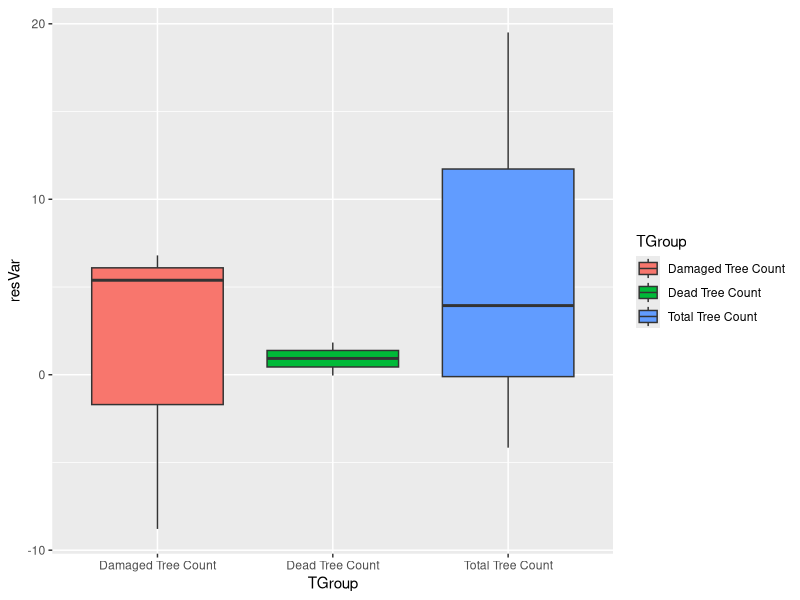
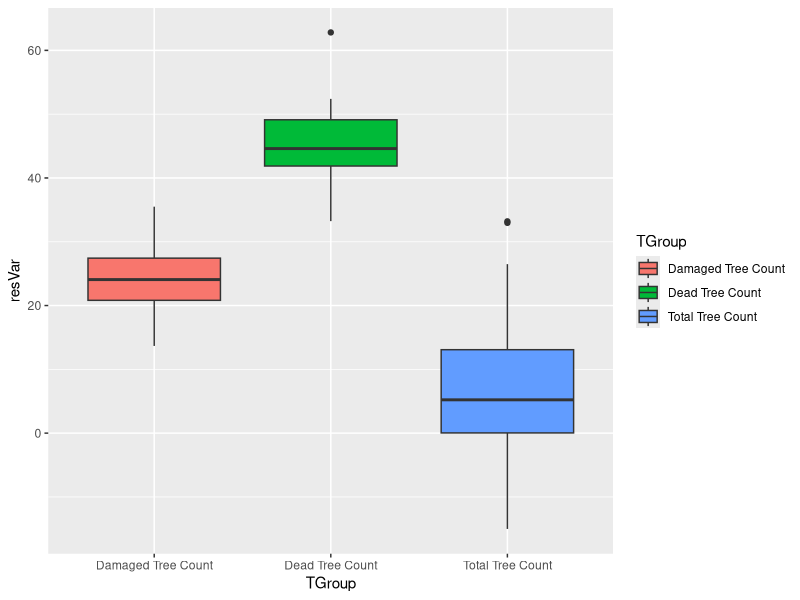

These charts were generated, in order, by the following R code:
## ---- chunk 1
knitr::opts_chunk$set(echo = TRUE)
## ---- chunk 2
library(tidyverse)
library(readxl)
library(ggplot2)

## ---- chunk 3
##############################
# FUNCTION: ANOVA Model Boxplot
# input: nGroup, nName, nSize, nMean, nSD
# output: ANOVA Box Plot
# -------------------
organizing_data_ANOVA <- function(nGroup, nName, nSize, nMean, nSD){
  ID <- 1:(sum(nSize))
  resVar <- c(rnorm(n=nSize[1],mean=nMean[1],sd=nSD[1]),
            rnorm(n=nSize[2],mean=nMean[2],sd=nSD[2]),
            rnorm(n=nSize[3],mean=nMean[3],sd=nSD[3]))
  TGroup <- rep(nName, nSize)
  ANOdata <- data.frame(ID, TGroup, resVar)
  ANOmodel <- aov(resVar~TGroup, data = ANOdata)
  ANOPlot <- ggplot(data=ANOdata,aes(x=TGroup,y=resVar,fill=TGroup)) +
           geom_boxplot()
  return(print(ANOPlot))
}
##############################

organizing_data_ANOVA(nGroup = 3, 
                      nName = c("Damaged Tree Count", "Dead Tree Count", "Total Tree Count"), 
                      nSize =  c(3,3,3),
                      nMean = c((0.75*6), (0.25*6), 6),
                      nSD = c((0.75*8), (0.25*8), 8))

## ---- chunk 4
##############################
# FUNCTION: ANOVA Model Boxplot 
# input: nGroup, nName, nSize, nMean, nSD
# output: ANOVA Box Plot
# -------------------
organizing_data_ANOVA <- function(nGroup, nName, nSize, nMean, nSD){
  ID <- 1:(sum(nSize))
  resVar <- c(rnorm(n=nSize[1],mean=nMean[1],sd=nSD[1]),
            rnorm(n=nSize[2],mean=nMean[2],sd=nSD[2]),
            rnorm(n=nSize[3],mean=nMean[3],sd=nSD[3]))
  TGroup <- rep(nName, nSize)
  ANOdata <- data.frame(ID, TGroup, resVar)
  ANOmodel <- aov(resVar~TGroup, data = ANOdata)
  ANOPlot <- ggplot(data=ANOdata,aes(x=TGroup,y=resVar,fill=TGroup)) +
           geom_boxplot()
  return(print(ANOPlot))
}
##############################

### REPEAT with DIFFERENT DATA INPUT
organizing_data_ANOVA(nGroup = 3, 
                      nName = c("Damaged Tree Count", "Dead Tree Count", "Total Tree Count"), 
                      nSize =  c(54,67,100),
                      nMean = c(24,45, 6),
                      nSD = c(4, 5, 9))
